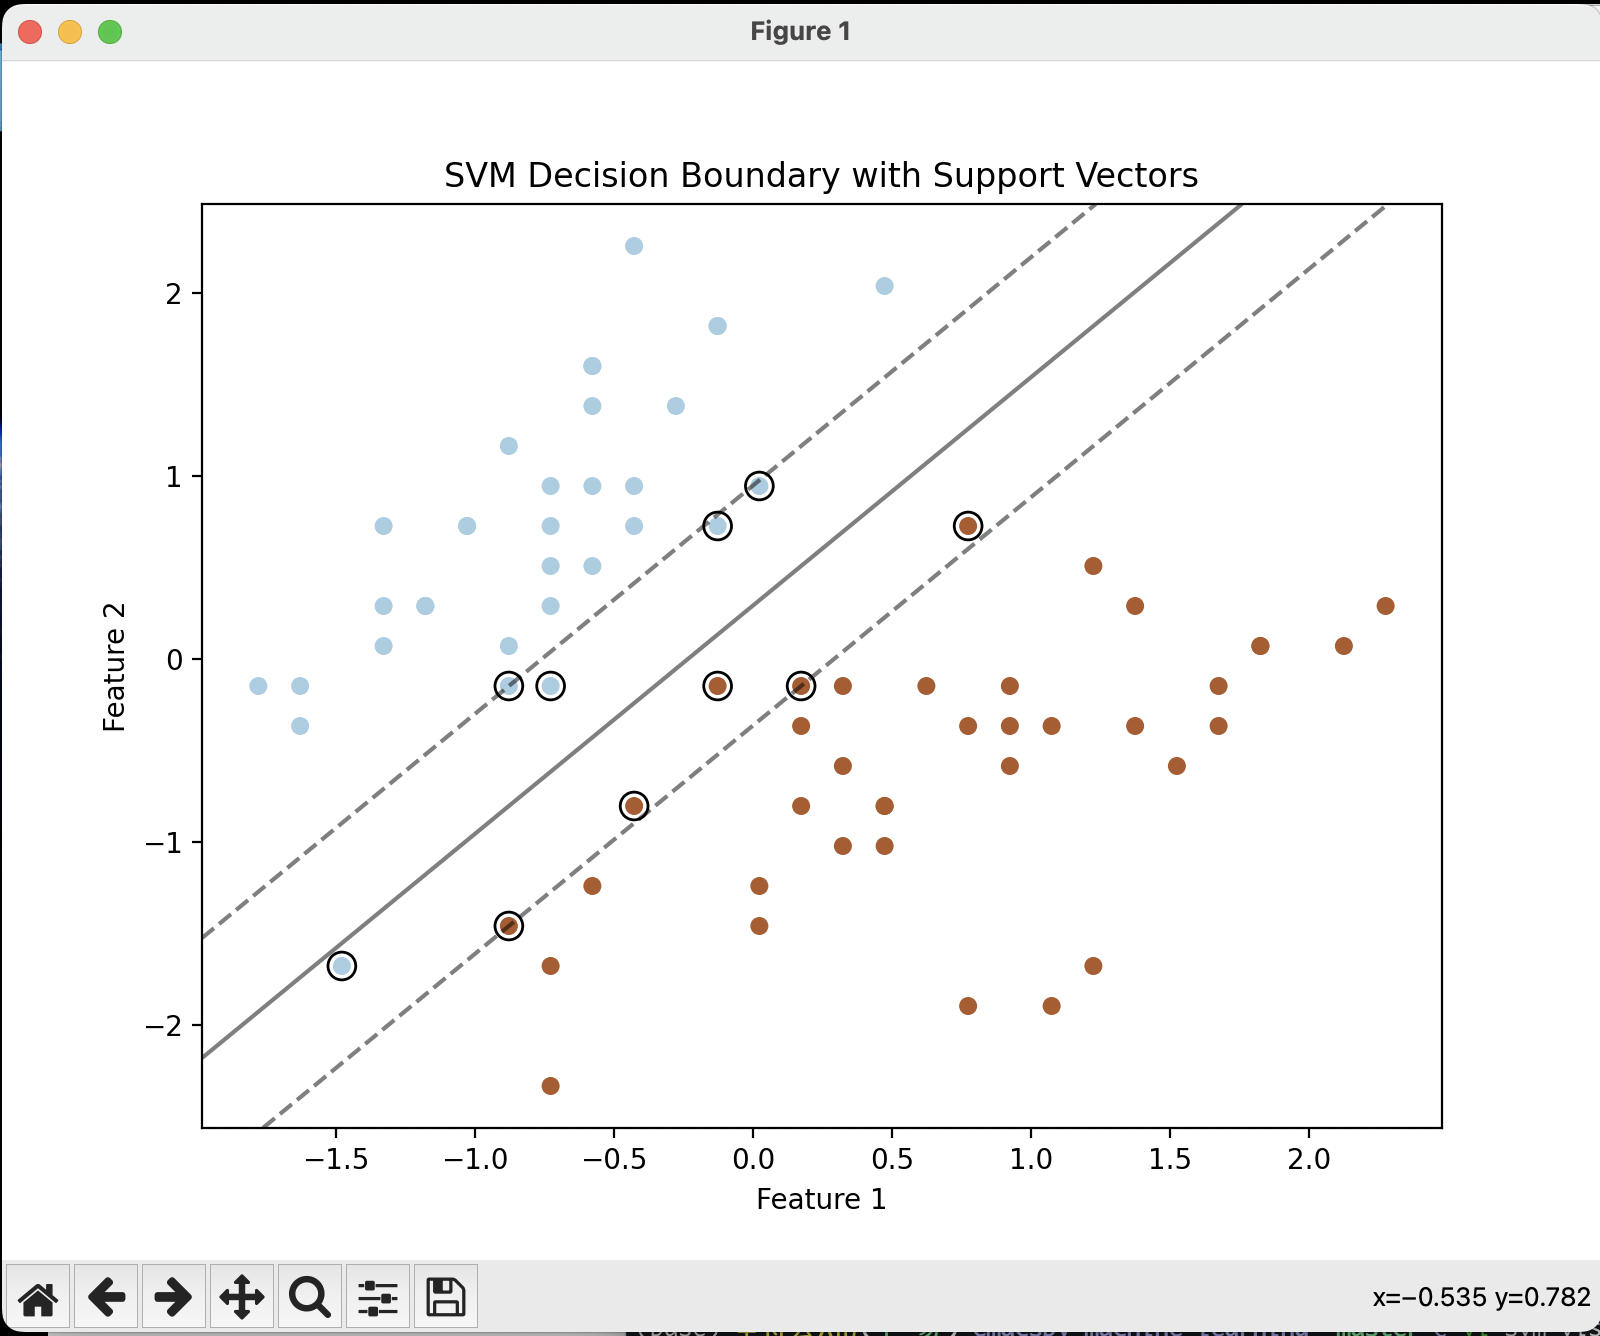

The Python source for this figure:
import numpy as np
import matplotlib.pyplot as plt
from sklearn import datasets
from sklearn.model_selection import train_test_split
from sklearn.svm import SVC
from sklearn.preprocessing import StandardScaler

# Load dataset
iris = datasets.load_iris()
X = iris.data[:, :2]  # We only use the first two features for visualization
y = iris.target

# Binary classification for visualization simplicity
X = X[y != 2]
y = y[y != 2]

# Split the data
X_train, X_test, y_train, y_test = train_test_split(X, y, test_size=0.3, random_state=42)

# Standardize the features
scaler = StandardScaler()
X_train = scaler.fit_transform(X_train)
X_test = scaler.transform(X_test)

# Train an SVM model
model = SVC(kernel='linear', C=1)
model.fit(X_train, y_train)

# Visualization function
def plot_svm_decision_boundary(model, X, y):
    plt.scatter(X[:, 0], X[:, 1], c=y, s=30, cmap=plt.cm.Paired)
    
    # Plot the decision boundary
    ax = plt.gca()
    xlim = ax.get_xlim()
    ylim = ax.get_ylim()
    
    # Create grid to evaluate model
    xx = np.linspace(xlim[0], xlim[1], 50)
    yy = np.linspace(ylim[0], ylim[1], 50)
    YY, XX = np.meshgrid(yy, xx)
    xy = np.vstack([XX.ravel(), YY.ravel()]).T
    Z = model.decision_function(xy).reshape(XX.shape)
    
    # Plot decision boundary and margins
    ax.contour(XX, YY, Z, colors='k', levels=[-1, 0, 1], alpha=0.5,
               linestyles=['--', '-', '--'])
    
    # Plot support vectors
    ax.scatter(model.support_vectors_[:, 0], model.support_vectors_[:, 1], s=100,
               linewidth=1, facecolors='none', edgecolors='k')

# Plot decision boundary with training data
plt.figure(figsize=(8, 6))
plot_svm_decision_boundary(model, X_train, y_train)
plt.title('SVM Decision Boundary with Support Vectors')
plt.xlabel('Feature 1')
plt.ylabel('Feature 2')
plt.show()
